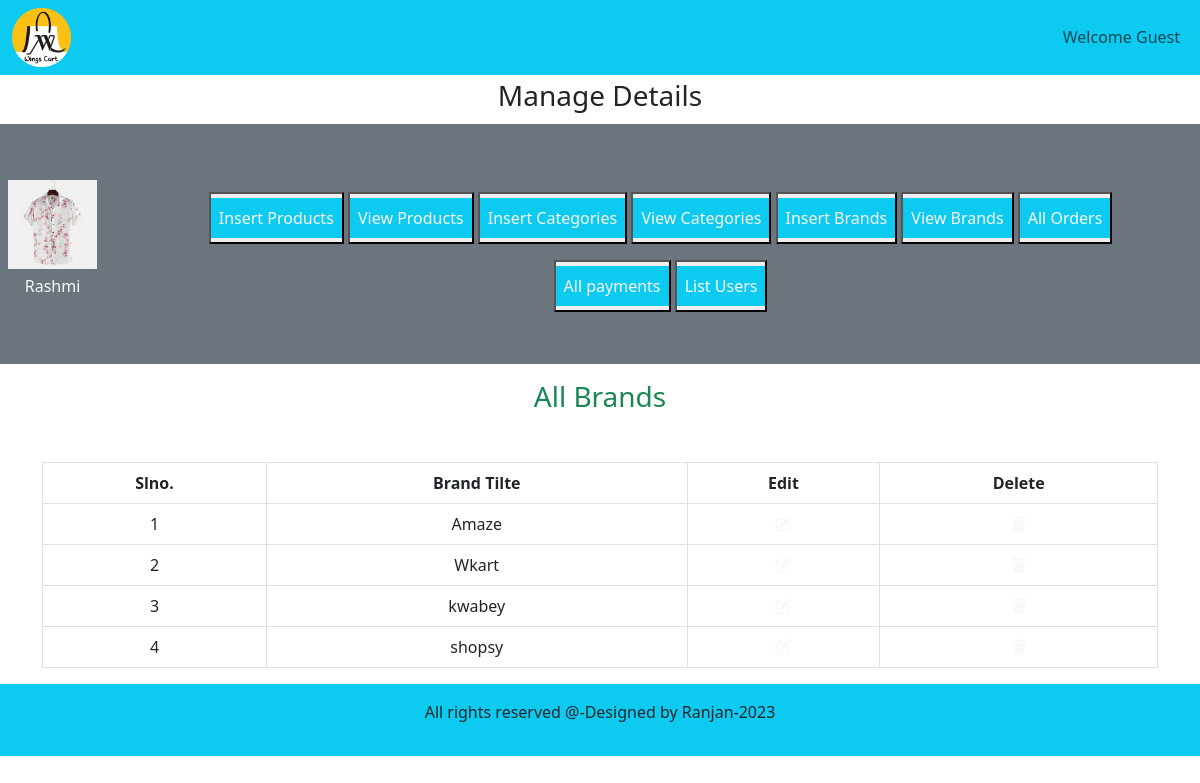
The app's page /admin_area/index.php?view_brands with its own data.
### tables this page shows
CREATE TABLE `brands` (
  `brand_id` int(11) NOT NULL,
  `brand_title` varchar(100) NOT NULL
);

### admin_area/view_brands.php (the view, shortened to what this page needs)
<h3 class="text-center text-success">All Brands</h3>
<table class="table table-bordered mt-5">
    <thead class="bg-info">
        <tr class="text-center">
            <th>Slno.</th>
            <th>Brand Tilte</th>
            <th>Edit</th>
            <th>Delete</th>
        </tr>
    </thead>
    <tbody class="bg-secondary text-light">
        <?php
        $select_cat="SELECT * FROM `brands`";
        $result=mysqli_query($con,$select_cat);
        $number=0;
        while($row=mysqli_fetch_assoc($result)){
            $brand_id=$row['brand_id'];
            $brand_title=$row['brand_title'];
            $number++;
        ?>
        <tr class="text-center">
            <td><?php echo $number;?></td>
            <td><?php echo $brand_title;?></td>
            <td><a href='index.php?edit_brands=<?php echo $brand_id;?>' class='text-light'>
               <i class='fa-solid fa-pen-to-square'></i>
           </a></td>
           <td><a href='index.php?delete_brands=<?php echo $brand_id;?>'  type="button" class="text-light"
           data-toggle="modal" data-target="#exampleModal"><i class='fa-solid fa-trash'></i>
           </a></td>
        </tr>
        <?php
        }
        ?>
    </tbody>
</table>

### style.css (style rules this page uses)
* { margin:0; padding:0; box-sizing: border-box; }

### admin_area/index.php (style rules this page uses)
body { overflow-x:hidden ; }

### records on screen
brands: brand_title "Amaze"
brands: brand_title "Wkart"
brands: brand_title "kwabey"
brands: brand_title "shopsy"
